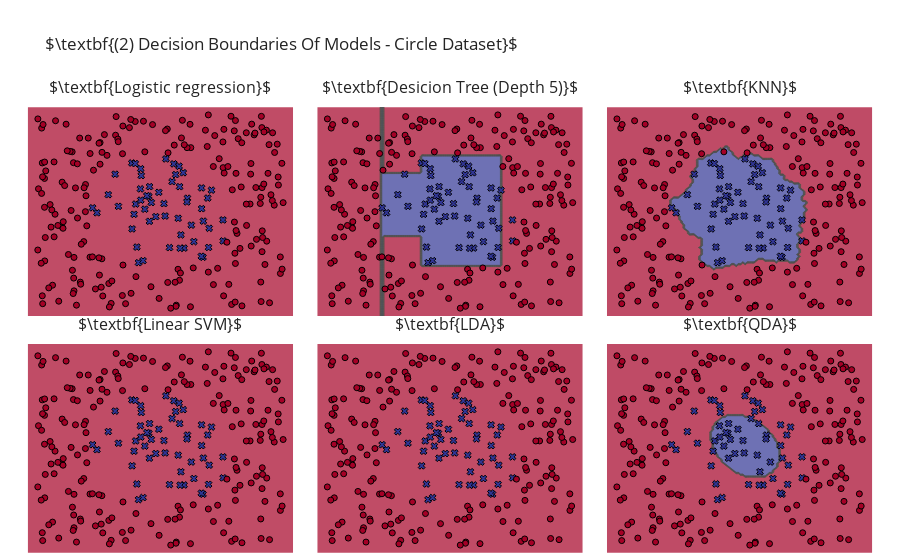

Notebook cell for this chart:
### Markdown cell above
## Execute Models

### Code cell
fig = make_subplots(rows=2, cols=3, subplot_titles=[rf"$\textbf{{{m}}}$" for m in model_names],
                    horizontal_spacing = 0.01, vertical_spacing=.03)
for i, m in enumerate(models):
    fig.add_traces([decision_surface(m.fit(X, y).predict, lims[0], lims[1], showscale=False),
                    go.Scatter(x=X[:,0], y=X[:,1], mode="markers", showlegend=False,
                               marker=dict(color=y, symbol=symbols[y], colorscale=[custom[0], custom[-1]], 
                                           line=dict(color="black", width=1)) )], 
                   rows=(i//3) + 1, cols=(i%3)+1)

fig.update_layout(title=rf"$\textbf{{(2) Decision Boundaries Of Models - {title} Dataset}}$", margin=dict(t=100))\
    .update_xaxes(visible=False). update_yaxes(visible=False)
